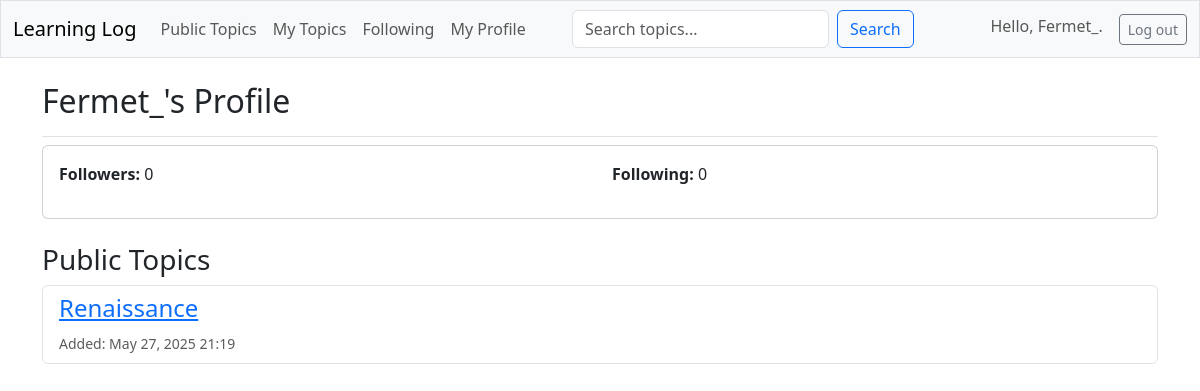
Page /user/Fermet_/ (signed in) on the earlier database version.
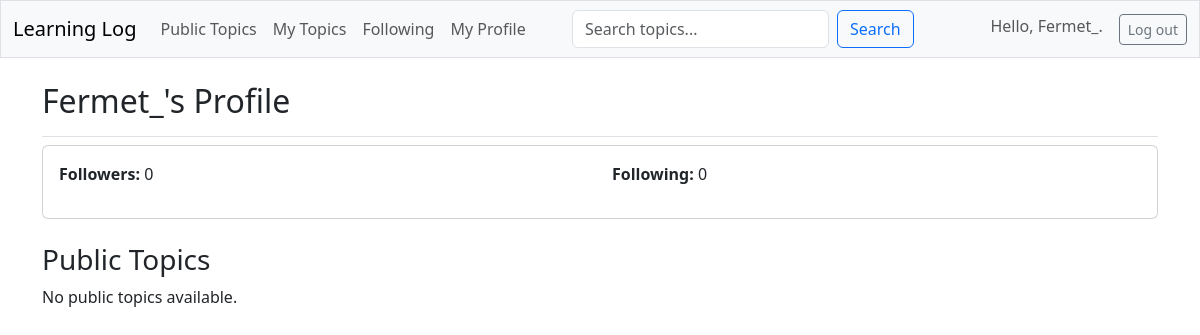
Same page on the later database version.
### learning_logs/models.py (models this page shows, shortened)
class Topic(models.Model):
    text = models.CharField(max_length=200)
    date_added = models.DateTimeField(auto_now_add=True)
    owner = models.ForeignKey(User, on_delete=models.CASCADE)
    public = models.BooleanField(default=False)
    category = models.ForeignKey(Category, on_delete=models.SET_NULL, null=True, blank=True)

### learning_logs/views.py (the view)
# urls.py: path('user/<str:username>/', views.user_profile, name='user_profile'),
@login_required
def user_profile(request, username):
    user = get_object_or_404(User, username=username)
    topics = Topic.objects.filter(owner=user, public=True).order_by('-date_added')
    is_following = Following.objects.filter(follower=request.user, followed=user).exists() if request.user.is_authenticated else False
    followers_count = Following.objects.filter(followed=user).count()
    following_count = Following.objects.filter(follower=user).count()
    context = {
        'profile_user': user,
        'topics': topics,
        'is_following': is_following,
        'followers_count': followers_count,
        'following_count': following_count,
    }
    return render(request, 'learning_logs/user_profile.html', context)

### learning_logs/templates/learning_logs/user_profile.html (shortened to what this page needs)
{% extends "learning_logs/base.html" %}
{% load django_bootstrap5 %}
{% block page_header %}
<div class="d-flex justify-content-between align-items-center">
    <h2>{{ profile_user.username }}'s Profile</h2>
</div>
{% endblock page_header %}
{% block content %}
<div class="card mb-4">
    <div class="card-body">
        <div class="row">
            <div class="col-md-6">
                <p><strong>Followers:</strong> {{ followers_count }}</p>
            </div>
            <div class="col-md-6">
                <p><strong>Following:</strong> {{ following_count }}</p>
            </div>
        </div>
    </div>
</div>
<h3>Public Topics</h3>
{% if topics %}
    <div class="list-group">
    {% for topic in topics %}
        <div class="list-group-item">
            <h4>
                <a href="{% url 'learning_logs:topic' topic.id %}">{{ topic.text }}</a>
            </h4>
            <small class="text-muted">Added: {{ topic.date_added|date:'M d, Y H:i' }}</small>
        </div>
    {% endfor %}
    </div>
{% else %}
    <p>No public topics available.</p>
{% endif %}
{% endblock content %}

Differences in the rows shown:
no longer on this page (row edited): Topic: text "Renaissance", date_added "May 27, 2025 21:19"
Other differences:
text now shown: "No public topics available."
